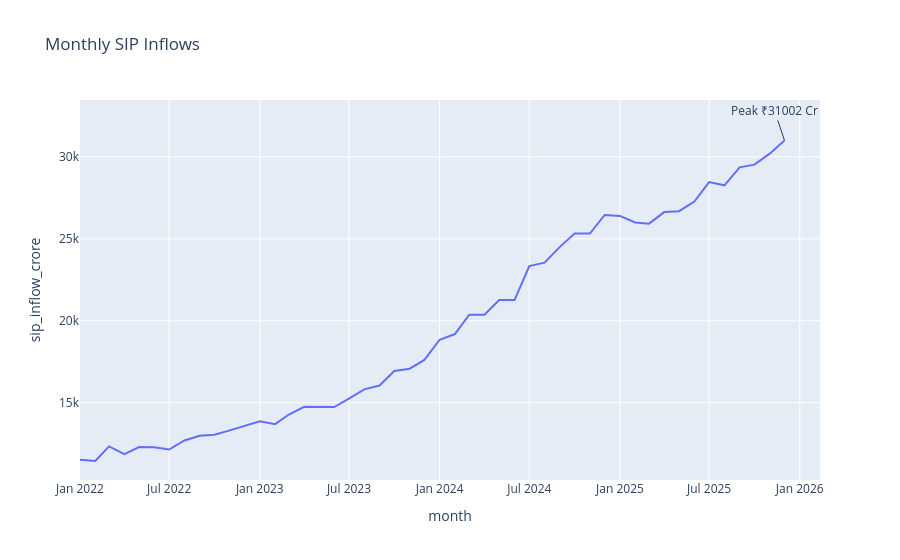

Here is the notebook cell this chart was saved with:
### Code cell
fig = px.line(
    sip,
    x="month",
    y="sip_inflow_crore",
    title="Monthly SIP Inflows"
)

max_row = sip.loc[
    sip["sip_inflow_crore"].idxmax()
]

fig.add_annotation(
    x=max_row["month"],
    y=max_row["sip_inflow_crore"],
    text=f"Peak ₹{max_row['sip_inflow_crore']} Cr"
)

fig.show()
